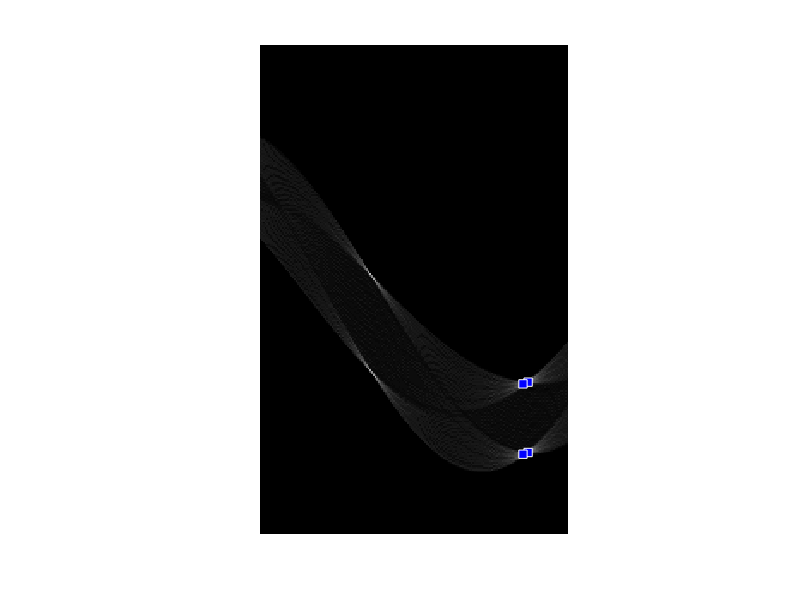
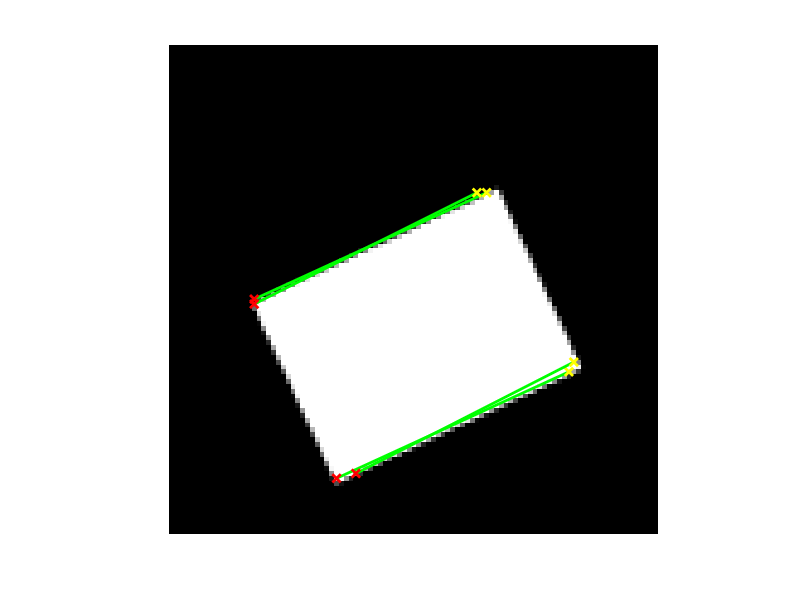

Write MATLAB code to recreate these figures, in order.
f=zeros(101,101);
f(1,1)=1;
H=hough(f);
imshow(H,[])
f(101,1)=1;
H=hough(f);
imshow(H,[])
f(1,101)=1;
H=hough(f);
imshow(H,[])
f(101,101)=1;
H=hough(f);
imshow(H,[])
f(51,51)=1;

f = zeros(101, 101);
f(40:80, 20:75)=1;
f = imrotate(f,25,'bilinear','crop');
imshow(f, [])

BW = edge(f,'Canny');
imshow(BW, [])
[H,T,R] = hough(BW);
imshow(H,[]);
hold on;
P  = houghpeaks(H,4);
x = P(:,2); 
y = P(:,1);
plot(x,y,'s','color','white', 'MarkerFaceColor', 'b');

lines = houghlines(BW,T,R,P,'FillGap',5,'MinLength',7);
figure, imshow(f), hold on
max_len = 0;
for k = 1:length(lines)
   xy = [lines(k).point1; lines(k).point2];
   plot(xy(:,1),xy(:,2),'LineWidth',2,'Color','green');

   % Plot beginnings and ends of lines
   plot(xy(1,1),xy(1,2),'x','LineWidth',2,'Color','yellow');
   plot(xy(2,1),xy(2,2),'x','LineWidth',2,'Color','red');

   % Determine the endpoints of the longest line segment
   len = norm(lines(k).point1 - lines(k).point2);
   if ( len > max_len)
      max_len = len;
      xy_long = xy;
   end
end